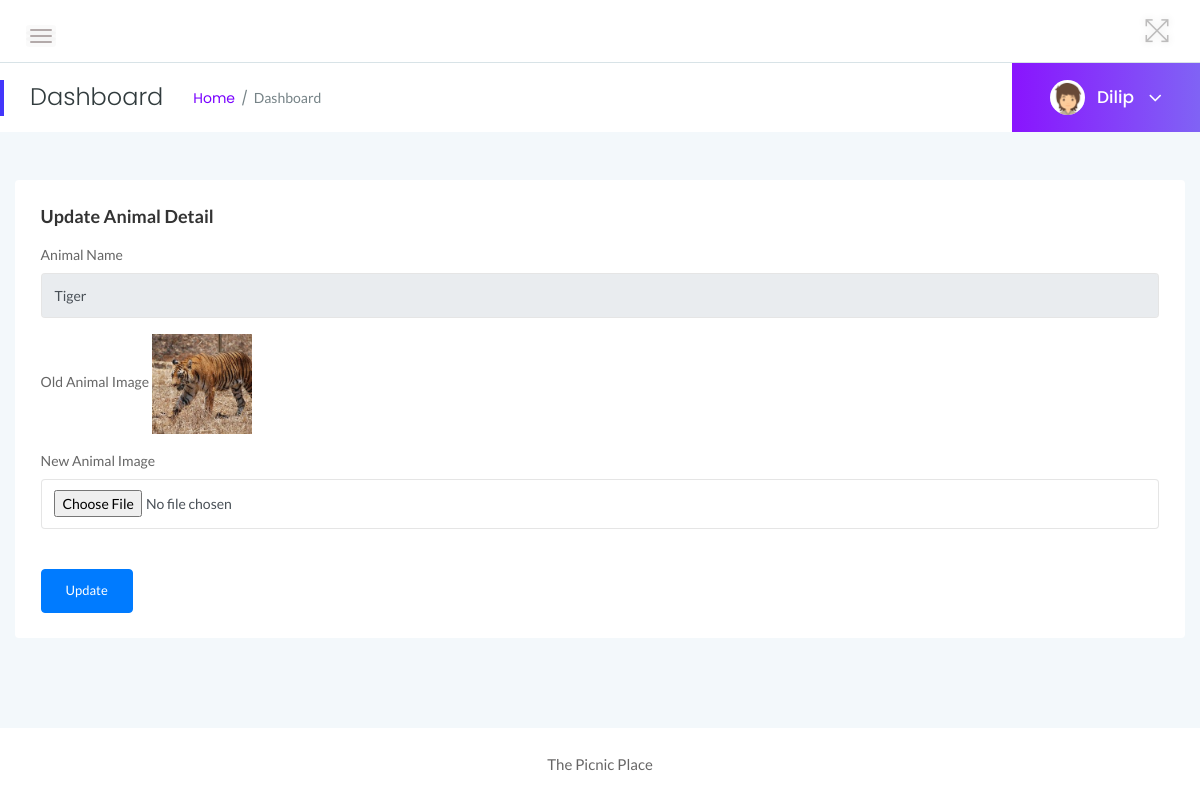
Screenshot of /admin/changeimage.php?editid=3 (signed in) with the database file from the repository.
### tables this page shows
CREATE TABLE `tblanimal` (
  `ID` int(10) NOT NULL,
  `AnimalName` varchar(200) DEFAULT NULL,
  `CageNumber` int(10) DEFAULT NULL,
  `FeedNumber` varchar(200) DEFAULT NULL,
  `Breed` varchar(200) DEFAULT NULL,
  `AnimalImage` varchar(200) DEFAULT NULL,
  `Description` mediumtext DEFAULT NULL,
  `CreationDate` timestamp NOT NULL DEFAULT current_timestamp() ON UPDATE current_timestamp()
);

### admin/changeimage.php (the view, shortened to what this page needs)
<?php
include('includes/dbconnection.php');
if (strlen($_SESSION['zmsaid']==0)) {
  header('location:logout.php');
  } else{
  ?>
<!doctype html>
<html class="no-js" lang="en">
<head>
    <link rel="stylesheet" href="assets/css/bootstrap.min.css">
    <link rel="stylesheet" href="assets/css/font-awesome.min.css">
    <link rel="stylesheet" href="assets/css/themify-icons.css">
    <link rel="stylesheet" href="assets/css/metisMenu.css">
    <link rel="stylesheet" href="assets/css/owl.carousel.min.css">
    <link rel="stylesheet" href="assets/css/slicknav.min.css">
    <link rel="stylesheet" href="https://www.amcharts.com/lib/3/plugins/export/export.css" type="text/css" media="all" />
    <link rel="stylesheet" href="assets/css/typography.css">
    <link rel="stylesheet" href="assets/css/default-css.css">
    <link rel="stylesheet" href="assets/css/styles.css">
    <link rel="stylesheet" href="assets/css/responsive.css">
</head>
<body>
    <div class="page-container">
        <div class="main-content">
          <?php include_once('includes/header.php');?>
           <?php include_once('includes/pagetitle.php');?>
            <div class="main-content-inner">
                <div class="row">
                    <div class="col-lg-12 col-ml-12">
                        <div class="row">
                            <div class="col-12 mt-5">
                                <div class="card">
                                    <div class="card-body">
                                        <h4 class="header-title">Update Animal Detail</h4>
                                        <form method="post" enctype="multipart/form-data">
                                            <?php
 $aniid=$_GET['editid'];
$ret=mysqli_query($con,"select * from tblanimal where ID='$aniid'");
while ($row=mysqli_fetch_array($ret)) {
?>
                                             <div class="form-group">
                                                <label for="exampleInputEmail1">Animal Name</label>
                                                <input type="text" class="form-control" id="aname" name="aname" aria-describedby="emailHelp" placeholder="Enter animal Name" value="<?php  echo $row['AnimalName'];?>" readonly="true">
                                            </div>
                                           <div class="form-group">
                                                <label for="exampleInputEmail1">Old Animal Image</label>
                                                <img src="images/<?php  echo $row['AnimalImage'];?>" width="100" height="100">
                                            </div>
                                          <div class="form-group">
                                                <label for="exampleInputEmail1">New Animal Image</label>
                                                <input type="file" class="form-control" id="image" name="image" aria-describedby="emailHelp" value="" required="true">
                                            </div>
                                            <?php } ?>
                                            <button type="submit" class="btn btn-primary mt-4 pr-4 pl-4" name="submit">Update</button>
                                        </form>
                                    </div>
                                </div>
                            </div>
                        </div>
                    </div>
                </div>
            </div>
        </div>
        <?php include_once('includes/footer.php');?>
    </div>
</body>
</html>
<?php }  ?>

### admin/includes/pagetitle.php (shortened to what this page needs)
<?php
include('includes/dbconnection.php');
?>
<div class="page-title-area">
                <div class="row align-items-center">
                    <div class="col-sm-6">
                        <div class="breadcrumbs-area clearfix">
                            <h4 class="page-title pull-left">Dashboard</h4>
                            <ul class="breadcrumbs pull-left">
                                <li><a href="dashboard.php">Home</a></li>
                                <li><span>Dashboard</span></li>
                            </ul>
                        </div>
                    </div>
                    <div class="col-sm-6 clearfix">
                        <div class="user-profile pull-right">
                            <img class="avatar user-thumb" src="assets/images/author/avatar.png" alt="avatar">
                            <?php
$adid=$_SESSION['zmsaid'];
$ret=mysqli_query($con,"select AdminName from tbladmin where ID='$adid'");
$row=mysqli_fetch_array($ret);
$name=$row['AdminName'];
?>
                            <h4 class="user-name dropdown-toggle" data-toggle="dropdown"><?php echo $name; ?> <i class="fa fa-angle-down"></i></h4>
                        </div>
                    </div>
                </div>
            </div>

### admin/assets/css/styles.css (style rules this page uses)
.page-container { width: 100%; height: 100%; min-height: 100vh; padding-left: 280px; -webkit-transition: padding-left 0.3s ease 0s; transition: padding-left 0.3s ease 0s; }
.card { border: none; border-radius: 4px; background-color: #fff; -webkit-transition: all 0.3s ease 0s; transition: all 0.3s ease 0s; }
.card-body { padding: 25.6px; padding: 1.6rem; }
.main-content { width: 100%; background: #f3f8fb; }
.main-content-inner { padding: 0 30px 50px; }
.page-title-area { padding: 0 30px; background: #fff; position: relative; }
.page-title-area:before { content: ""; position: absolute; left: 0; top: 50%; width: 4px; height: 36px; background: var(--primary-color); -webkit-transform: translateY(-50%); transform: translateY(-50%); }
.page-title { font-size: 24px; font-weight: 300; color: #313b3d; letter-spacing: 0; margin-right: 30px; }
ul.breadcrumbs { margin-top: 4px; }
.breadcrumbs li { display: inline-block; }
.breadcrumbs li a, .breadcrumbs li span { display: block; font-size: 14px; font-weight: 400; color: #7801ff; letter-spacing: 0; margin-right: 16px; position: relative; }
.breadcrumbs li a:before { content: "/"; color: #768387; position: absolute; right: -13px; top: 0; }
.breadcrumbs li span { margin-right: 0; color: #768387; text-transform: capitalize; }
.user-profile { margin-right: -30px; display: -webkit-box; display: -ms-flexbox; display: flex; -webkit-box-align: center; -ms-flex-align: center; align-items: center; -ms-flex-wrap: wrap; flex-wrap: wrap; background: -webkit-linear-gradient(left, #8914fe 0%, #8063f5 100%); background: linear-gradient(to right, #8914fe 0%, #8063f5 100%); padding: 17px 38px; position: relative; }
.user-profile img.avatar { height: 35px; width: 35px; border-radius: 50%; margin-right: 12px; }
.user-name { font-size: 17px; font-weight: 500; color: #fff; letter-spacing: 0; cursor: pointer; -webkit-user-select: none; -moz-user-select: none; -ms-user-select: none; user-select: none; }
.user-name i { margin-left: 10px; font-size: 21px; vertical-align: middle; position: relative; }
.notification-area .dropdown-toggle, .user-name.dropdown-toggle { position: relative; }
.notification-area .dropdown-toggle:after, .user-name.dropdown-toggle:after { display: none; }
.header-title { font-family: "Lato", sans-serif; font-size: 18px; font-weight: 600; letter-spacing: 0; color: #333; text-transform: capitalize; margin-bottom: 17px; }
.btn { padding: 11px 17px; font-size: 13px; letter-spacing: 0; }
.form-control, .form-control:focus { outline: none; box-shadow: none; }
.form-control { font-size: 14px; border: 1px solid rgba(170, 170, 170, 0.3); padding: 10.72px 12.8px; padding: 0.67rem 0.8rem; }
label { font-weight: 500; color: #666; display: inline-block; margin-bottom: 8px; margin-bottom: 0.5rem; }

### admin/assets/css/responsive.css (style rules this page uses)
@media screen and (min-width: 1200px) and (max-width: 1440px) { .col-ml-12 { -webkit-box-flex: 0; -ms-flex: 0 0 100%; flex: 0 0 100%; max-width: 100%; } }
@media (min-width: 1200px) and (max-width: 1364px) { .main-content-inner { padding: 0 15px 50px; } }
@media (min-width: 1200px) and (max-width: 1364px) { .page-container, .sbar_collapsed.page-container { padding-left: 0; } }

### rows the page displays
tblanimal: aname "Tiger", AnimalImage (picture)

### other values shown
$name "Dilip"
